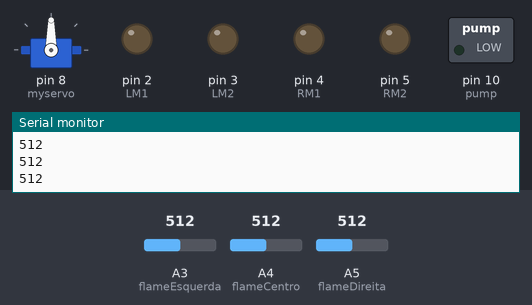
Bench run of a sketch on a simulated Arduino Uno, built with avr-gcc and run on an emulated ATmega328P. Parts: servo, switched loads named in the sketch (green lamp = pin HIGH), output pins drawn as LEDs (lit = HIGH), the last lines printed to the serial monitor. The inputs (shaded band) are chosen by the test bench; at power-on: A4 (flameCentro) = 512, A3 (flameEsquerda) = 512, A5 (flameDireita) = 512.

Above: at 1.2 s.
1.3 s: A4 (flameCentro) set to 412
2.8 s: A4 (flameCentro) set to 391
At 3.9 s:
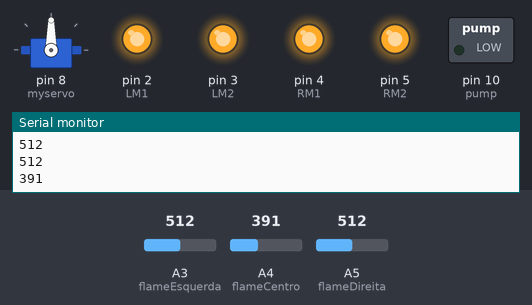
4.5 s: A4 (flameCentro) set to 108
6.0 s: A4 (flameCentro) set to 90
At 6.9 s:
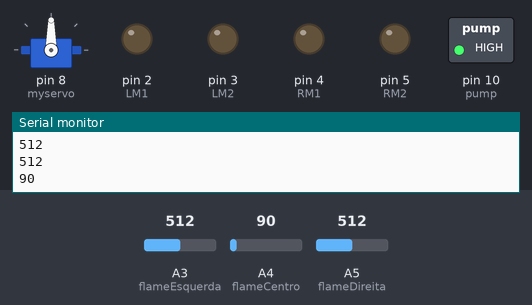
12.0 s: A4 (flameCentro) set to 110
At 14.8 s:
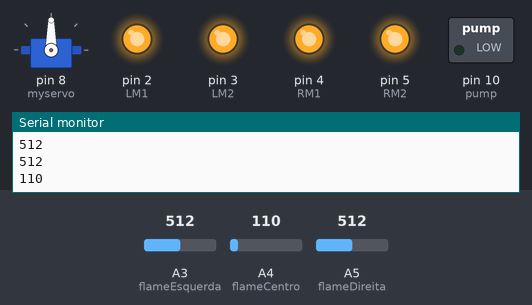
15.0 s: A4 (flameCentro) set to 511
At 16.5 s:
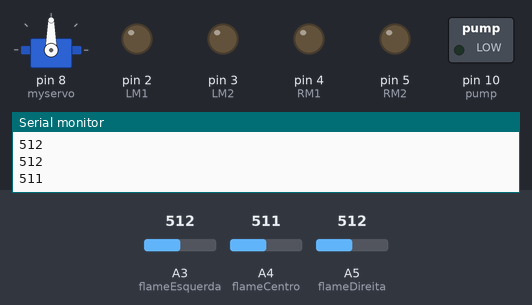
Timing chart, 0 to 17.7 s (numbered marks = the images above; inputs shaded):
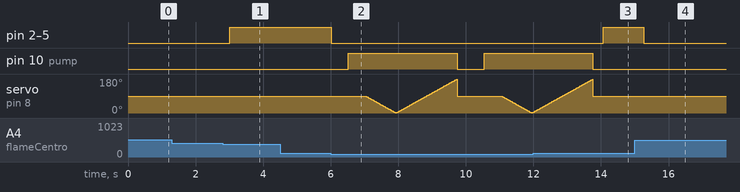

Measured:
- the behaviour switches between 401 and 400 on A4 (flameCentro) (found by bisection; images 0 and 1)
- the behaviour switches between 100 and 99 on A4 (flameCentro) (found by bisection; images 1 and 2)
- after the input at 2.8 s, pin 2 (LM1), pin 3 (LM2), pin 4 (RM1), pin 5 (RM2): LOW → HIGH after 0.21 s
- after the input at 6.0 s, pin 2 (LM1), pin 3 (LM2), pin 4 (RM1), pin 5 (RM2): HIGH → LOW at once; pin 10 (pump): LOW → HIGH after 0.52 s, → LOW 3.2 s later, → HIGH 0.80 s later
- after the input at 12.0 s, pin 2 (LM1), pin 3 (LM2), pin 4 (RM1), pin 5 (RM2): LOW → HIGH after 2.1 s; pin 10 (pump): goes on until 13.8 s, then stays LOW
- after the input at 15.0 s, pin 2 (LM1), pin 3 (LM2), pin 4 (RM1), pin 5 (RM2): HIGH → LOW after 0.27 s

The sketch:

carrinhoAPF.ino
```cpp
#include <Servo.h>  //include servo.h library
Servo myservo;

int pos = 0;


int flameCentro = A4;     // left sensor
int flameEsquerda = A3;  // right sensor
int flameDireita = A5;
int ParamDeFogo = 400;

#define LM1 2       // left motor
#define LM2 3       // left motor
#define RM1 4       // right motor
#define RM2 5       // right motor
#define pump 10

void setup()
{
  pinMode(flameCentro, INPUT);
  pinMode(flameEsquerda, INPUT);
  pinMode(flameDireita, INPUT);
  pinMode(LM1, OUTPUT);
  pinMode(LM2, OUTPUT);
  pinMode(RM1, OUTPUT);
  pinMode(RM2, OUTPUT);
  pinMode(pump, OUTPUT);
 Serial.begin(9600);
  myservo.attach(8);
  myservo.write(90);
}

void apagarFogo()
{
    delay (500);

   digitalWrite(pump, HIGH);
   delay(500);

    for (pos = 90; pos > 0; pos -= 1) {
    myservo.write(pos);
    delay(10);
  }
  for (pos = 0; pos < 180; pos += 1) {
    myservo.write(pos);
    delay(10);
  }

  digitalWrite(pump,LOW);
  myservo.write(90);

}

void MoverDireita() {
  digitalWrite(LM1, HIGH);
  digitalWrite(LM2, LOW);
  digitalWrite(RM1, HIGH);
  digitalWrite(RM2, LOW);
  delay(1000);
}
void MoverEsquerda() {
  digitalWrite(LM1, LOW);
  digitalWrite(LM2, HIGH);
  digitalWrite(RM1, LOW);
  digitalWrite(RM2, HIGH);
}
void MoverFrente() {
  digitalWrite(LM1, HIGH);
  digitalWrite(LM2, HIGH);
  digitalWrite(RM1, HIGH);
  digitalWrite(RM2, HIGH);

}
void Parar() {
  digitalWrite(LM1, LOW);
  digitalWrite(LM2, LOW);
  digitalWrite(RM1, LOW);
  digitalWrite(RM2, LOW);

}

void loop()
{
  myservo.write(90);
  int valorFlameDireita = analogRead(flameDireita);
  int valorFlameEsquerda = analogRead(flameEsquerda);
  int valorFlameCentro = analogRead(flameCentro);
  Serial.println(valorFlameDireita);
  Serial.println(valorFlameEsquerda);
  Serial.println(valorFlameCentro);


  if((valorFlameDireita <= ParamDeFogo) && ((valorFlameCentro >= ParamDeFogo))){
      MoverDireita();
  }else if((valorFlameEsquerda <= ParamDeFogo) && ((valorFlameCentro >= ParamDeFogo))){
    MoverEsquerda();
  }else if(valorFlameCentro <= ParamDeFogo){
    if(valorFlameCentro < 100){
     Parar();
     apagarFogo();
    }else{
    digitalWrite(LM1, HIGH);
    digitalWrite(LM2, HIGH);
    digitalWrite(RM1, HIGH);
    digitalWrite(RM2, HIGH);
     }
  }else{
     Parar();
  }
     delay(300);
}
```
